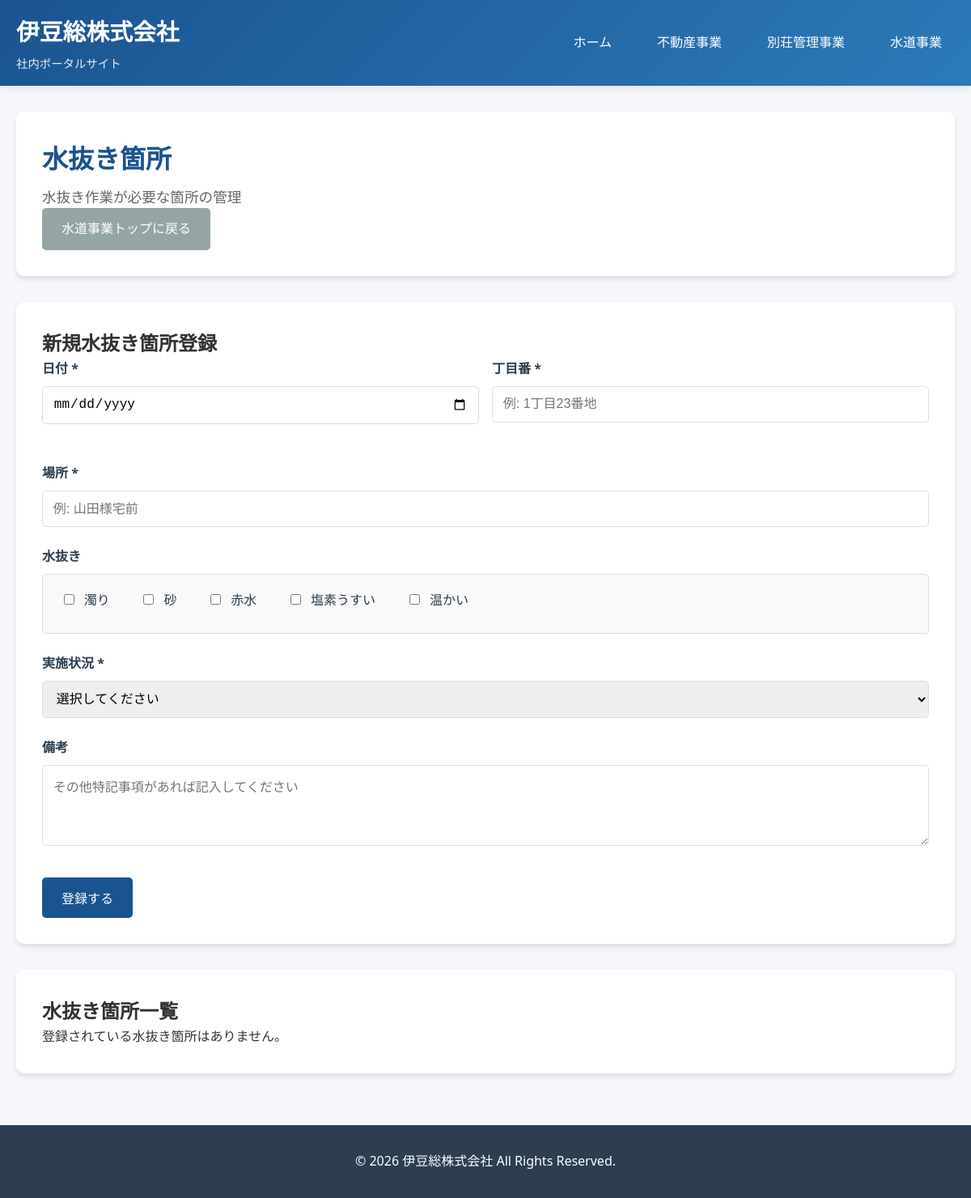
Page /modules/water_service/water_drainage.php on the earlier database version.
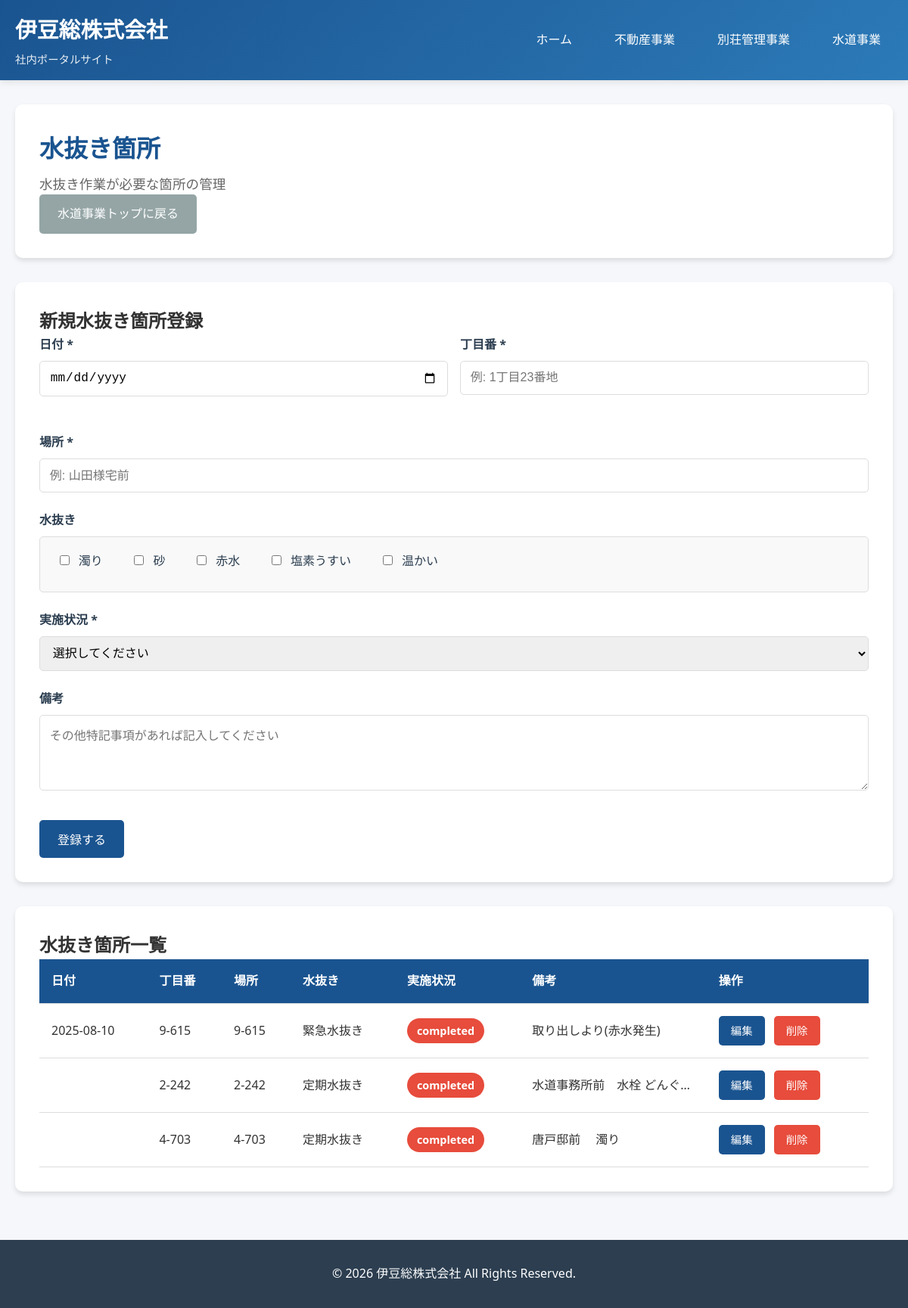
Same page on the later database version.
### tables this page shows
CREATE TABLE water_drainage_locations (
        id INTEGER PRIMARY KEY AUTOINCREMENT,
        location_name TEXT NOT NULL,
        address TEXT NOT NULL,
        property_owner TEXT,
        contact_info TEXT,
        drainage_type TEXT,
        last_drainage_date DATE,
        next_scheduled_date DATE,
        status TEXT DEFAULT 'pending',
        notes TEXT,
        created_at DATETIME DEFAULT CURRENT_TIMESTAMP,
        updated_at DATETIME DEFAULT CURRENT_TIMESTAMP
    );

### includes/db.php (called while the page is built, shortened)
<?php
class Database {
    private static $instance = null;
    private $db;
    private function __construct() {
        try {
            $this->db = new PDO('sqlite:' . DB_PATH);
            $this->db->setAttribute(PDO::ATTR_ERRMODE, PDO::ERRMODE_EXCEPTION);
            $this->db->setAttribute(PDO::ATTR_DEFAULT_FETCH_MODE, PDO::FETCH_ASSOC);
        } catch (PDOException $e) {
            die('データベース接続エラー: ' . $e->getMessage());
        }
    }
    public static function getInstance() {
        if (self::$instance === null) {
            self::$instance = new self();
        }
        return self::$instance;
    }
    public function query($sql, $params = []) {
        try {
            $stmt = $this->db->prepare($sql);
            $stmt->execute($params);
            return $stmt;
        } catch (PDOException $e) {
            error_log('SQL Error: ' . $e->getMessage());
            return false;
        }
    }
    public function fetchAll($sql, $params = []) {
        $stmt = $this->query($sql, $params);
        return $stmt ? $stmt->fetchAll() : [];
    }
}

### modules/water_service/water_drainage.php (the view, shortened to what this page needs)
<?php
require_once __DIR__ . '/../../includes/db.php';
$db = Database::getInstance();
$edit_location = null;
$locations = $db->fetchAll("SELECT * FROM water_drainage_locations ORDER BY next_scheduled_date ASC");
include __DIR__ . '/../../includes/header.php';
?>
<div class="page-header">
    <h1>水抜き箇所</h1>
    <p>水抜き作業が必要な箇所の管理</p>
    <a href="/modules/water_service/index.php" class="btn btn-secondary">水道事業トップに戻る</a>
</div>
<?php
$drainage_conditions_array = [];
?>
<div class="form-container">
    <h2><?php echo $edit_location ? '水抜き箇所編集' : '新規水抜き箇所登録'; ?></h2>
    <form method="POST">
        <div class="form-row">
            <div class="form-group">
                <label for="drainage_date">日付 *</label>
                <input type="date" id="drainage_date" name="drainage_date" required
                       value="<?php echo htmlspecialchars($edit_location['last_drainage_date'] ?? ''); ?>">
            </div>
            <div class="form-group">
                <label for="district_number">丁目番 *</label>
                <input type="text" id="district_number" name="district_number" required
                       placeholder="例: 1丁目23番地"
                       value="<?php echo htmlspecialchars($edit_location['address'] ?? ''); ?>">
            </div>
        </div>
        <div class="form-group">
            <label for="location_name">場所 *</label>
            <input type="text" id="location_name" name="location_name" required
                   placeholder="例: 山田様宅前"
                   value="<?php echo htmlspecialchars($edit_location['location_name'] ?? ''); ?>">
        </div>
        <div class="form-group">
            <label>水抜き</label>
            <div class="checkbox-group">
                <label class="checkbox-label">
                    <input type="checkbox" name="drainage_turbid" value="1"
                           <?php echo in_array('濁り', $drainage_conditions_array) ? 'checked' : ''; ?>>
                    <span>濁り</span>
                </label>
                <label class="checkbox-label">
                    <input type="checkbox" name="drainage_sand" value="1"
                           <?php echo in_array('砂', $drainage_conditions_array) ? 'checked' : ''; ?>>
                    <span>砂</span>
                </label>
                <label class="checkbox-label">
                    <input type="checkbox" name="drainage_red" value="1"
                           <?php echo in_array('赤水', $drainage_conditions_array) ? 'checked' : ''; ?>>
                    <span>赤水</span>
                </label>
                <label class="checkbox-label">
                    <input type="checkbox" name="drainage_chlorine" value="1"
                           <?php echo in_array('塩素うすい', $drainage_conditions_array) ? 'checked' : ''; ?>>
                    <span>塩素うすい</span>
                </label>
                <label class="checkbox-label">
                    <input type="checkbox" name="drainage_warm" value="1"
                           <?php echo in_array('温かい', $drainage_conditions_array) ? 'checked' : ''; ?>>
                    <span>温かい</span>
                </label>
            </div>
        </div>
        <div class="form-group">
            <label for="implementation_status">実施状況 *</label>
            <select id="implementation_status" name="implementation_status" required>
                <option value="">選択してください</option>
            </select>
        </div>
        <div class="form-group">
            <label for="notes">備考</label>
            <textarea id="notes" name="notes" rows="4" placeholder="その他特記事項があれば記入してください"><?php echo htmlspecialchars($edit_location['notes'] ?? ''); ?></textarea>
        </div>
        <div class="form-actions">
            <button type="submit" class="btn"><?php echo $edit_location ? '更新する' : '登録する'; ?></button>
        </div>
    </form>
</div>
<div class="table-container" style="margin-top: 2rem;">
    <h2>水抜き箇所一覧</h2>
    <?php if (count($locations) > 0): ?>
        <div class="table-responsive">
            <table>
                <thead>
                    <tr>
                        <th>日付</th>
                        <th>丁目番</th>
                        <th>場所</th>
                        <th>水抜き</th>
                        <th>実施状況</th>
                        <th>備考</th>
                        <th>操作</th>
                    </tr>
                </thead>
                <tbody>
                    <?php foreach ($locations as $location): ?>
                        <tr>
                            <td data-label="日付"><?php echo $location['last_drainage_date'] ?? '-'; ?></td>
                            <td data-label="丁目番"><?php echo htmlspecialchars($location['address']); ?></td>
                            <td data-label="場所"><?php echo htmlspecialchars($location['location_name']); ?></td>
                            <td data-label="水抜き"><?php echo htmlspecialchars($location['drainage_type'] ?? '-'); ?></td>
                            <td data-label="実施状況">
                                <span class="badge badge-<?php
                                    echo $location['status'] === '実施済み' ? 'success' :
                                        ($location['status'] === '実施中' ? 'info' :
                                        ($location['status'] === '未実施' ? 'warning' : 'error'));
                                ?>">
                                    <?php echo htmlspecialchars($location['status']); ?>
                                </span>
                            </td>
                            <td data-label="備考" class="notes-cell"><?php echo htmlspecialchars($location['notes'] ?? '-'); ?></td>
                            <td data-label="操作" class="action-cell">
                                <a href="?edit=<?php echo $location['id']; ?>" class="btn btn-sm">編集</a>
                                <a href="?delete=<?php echo $location['id']; ?>"
                                   class="btn btn-sm btn-warning"
                                   onclick="return confirm('本当に削除しますか？')">削除</a>
                            </td>
                        </tr>
                    <?php endforeach; ?>
                </tbody>
            </table>
        </div>
    <?php else: ?>
        <p>登録されている水抜き箇所はありません。</p>
    <?php endif; ?>
</div>
<?php include __DIR__ . '/../../includes/footer.php'; ?>

### includes/header.php (shortened to what this page needs)
<!DOCTYPE html>
<html lang="ja">
<head>
    <link rel="stylesheet" href="/assets/css/style.css">
</head>
<body>
    <header>
        <div class="header-content">
            <div class="logo">
                <h1>伊豆総株式会社</h1>
                <p>社内ポータルサイト</p>
            </div>
            <nav>
                <ul id="mainMenu">
                    <li><a href="/index.php">ホーム</a></li>
                    <li><a href="/modules/real_estate/index.php">不動産事業</a></li>
                    <li><a href="/modules/villa_management/index.php">別荘管理事業</a></li>
                    <li><a href="/modules/water_service/index.php">水道事業</a></li>
                </ul>
            </nav>
        </div>
    </header>
    <div class="container">

### includes/footer.php (shortened to what this page needs)
    </div>
    <footer>
        <p>&copy; <?php echo date('Y'); ?> 伊豆総株式会社 All Rights Reserved.</p>
    </footer>
</body>
</html>

### assets/css/style.css (style rules this page uses)
:root { --primary-color: #1a5490; --secondary-color: #2c7ab8; --accent-color: #f39c12; --success-color: #27ae60; --warning-color: #e74c3c; --dark-color: #2c3e50; --light-color: #ecf0f1; --text-color: #333; --bg-color: #f5f7fa; --card-shadow: 0 4px 6px rgba(0, 0, 0, 0.1); --card-hover-shadow: 0 8px 15px rgba(0, 0, 0, 0.2); }
* { margin: 0; padding: 0; box-sizing: border-box; }
body { font-family: 'Segoe UI', 'Hiragino Kaku Gothic ProN', 'Meiryo', sans-serif; background-color: var(--bg-color); color: var(--text-color); line-height: 1.6; }
header { background: linear-gradient(135deg, var(--primary-color) 0%, var(--secondary-color) 100%); color: white; padding: 1rem 0; box-shadow: 0 2px 10px rgba(0, 0, 0, 0.1); position: sticky; top: 0; z-index: 1000; }
.header-content { max-width: 1200px; margin: 0 auto; padding: 0 20px; display: flex; justify-content: space-between; align-items: center; flex-wrap: wrap; }
.logo h1 { font-size: 1.8rem; font-weight: bold; margin: 0; }
.logo p { font-size: 0.9rem; opacity: 0.9; margin-top: 5px; }
nav ul { list-style: none; display: flex; gap: 1.5rem; flex-wrap: wrap; }
nav ul li a { color: white; text-decoration: none; padding: 0.5rem 1rem; border-radius: 5px; transition: background 0.3s; }
.container { max-width: 1200px; margin: 2rem auto; padding: 0 20px; }
.page-header { background: white; padding: 2rem; border-radius: 10px; box-shadow: var(--card-shadow); margin-bottom: 2rem; }
.page-header h1 { color: var(--primary-color); font-size: 2rem; margin-bottom: 0.5rem; }
.page-header p { color: #666; font-size: 1.1rem; }
.table-container { background: white; border-radius: 10px; padding: 2rem; box-shadow: var(--card-shadow); overflow-x: auto; }
table { width: 100%; border-collapse: collapse; }
table thead { background: var(--primary-color); color: white; }
table th, table td { padding: 1rem; text-align: left; border-bottom: 1px solid #ddd; }
table td .btn { padding: 0.5rem 1rem; font-size: 0.9rem; margin-right: 0.5rem; display: inline-block; }
.form-container { background: white; border-radius: 10px; padding: 2rem; box-shadow: var(--card-shadow); }
.form-group { margin-bottom: 1.5rem; }
.form-group label { display: block; margin-bottom: 0.5rem; font-weight: bold; color: var(--dark-color); }
.form-group input, .form-group select, .form-group textarea { width: 100%; padding: 0.8rem; border: 1px solid #ddd; border-radius: 5px; font-size: 1rem; transition: border-color 0.3s; }
.form-group textarea { resize: vertical; min-height: 100px; }
.btn { display: inline-block; padding: 0.8rem 1.5rem; background: var(--primary-color); color: white; text-decoration: none; border-radius: 5px; transition: background 0.3s; border: none; cursor: pointer; font-size: 1rem; }
.btn-warning { background: var(--warning-color); }
.btn-secondary { background: #95a5a6; }
.badge { display: inline-block; padding: 0.3rem 0.8rem; border-radius: 20px; font-size: 0.9rem; font-weight: bold; }
footer { background: var(--dark-color); color: white; text-align: center; padding: 2rem 0; margin-top: 4rem; }
.form-row { display: grid; grid-template-columns: repeat(auto-fit, minmax(250px, 1fr)); gap: 1rem; margin-bottom: 1.5rem; }
.checkbox-group { display: flex; flex-wrap: wrap; gap: 1rem; padding: 0.8rem; border: 1px solid #ddd; border-radius: 5px; background: #f9f9f9; }
.checkbox-label { display: flex; align-items: center; cursor: pointer; user-select: none; padding: 0.4rem 0.8rem; border-radius: 5px; transition: background 0.3s; }
.checkbox-label input[type="checkbox"] { width: auto; margin-right: 0.5rem; cursor: pointer; }
.checkbox-label span { font-weight: normal; }
.form-actions { display: flex; gap: 1rem; flex-wrap: wrap; margin-top: 2rem; }
.table-responsive { width: 100%; overflow-x: auto; -webkit-overflow-scrolling: touch; }
.notes-cell { max-width: 200px; overflow: hidden; text-overflow: ellipsis; white-space: nowrap; }
.action-cell { white-space: nowrap; }
.btn-sm { padding: 0.4rem 0.8rem; font-size: 0.85rem; }
.badge-error { background: var(--warning-color); color: white; }

Differences in the rows shown:
added water_drainage_locations: last_drainage_date "2025-08-10", address "9-615", location_name "9-615", drainage_type "緊急水抜き", status "completed", notes "取り出しより(赤水発生)"
added water_drainage_locations: address "2-242", location_name "2-242", drainage_type "定期水抜き", status "completed", notes "水道事務所前 水栓 どんぐ…"
added water_drainage_locations: address "4-703", location_name "4-703", drainage_type "定期水抜き", status "completed", notes "唐戸邸前 濁り"
Other differences:
text no longer shown: "登録されている水抜き箇所はありません。"
text now shown: "日付 丁目番 場所 水抜き 実施状況 備考 操作"
